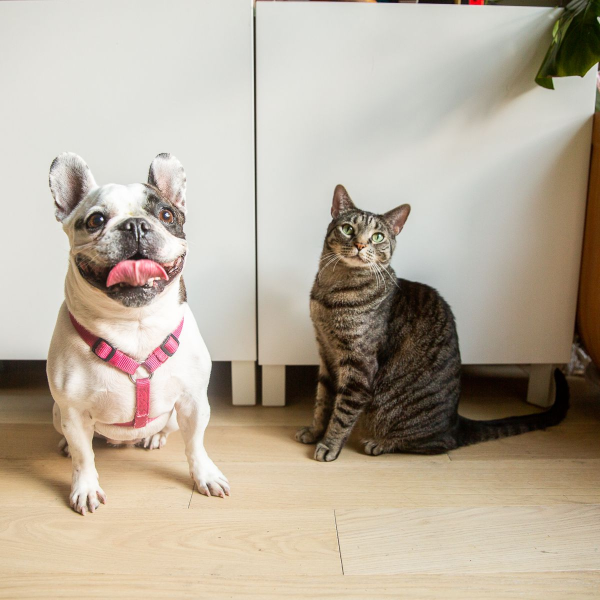
#> input picture Dog and Cat.jpg, 1200 x 1200 px (shown at 1/2 size)
$ python s7.py
#> lines starting #> are read from the running program, lines starting #| are printed output that depends on the picture
import cv2;
import numpy as np;

'''
NOTE: ROTATION STEPS
'''
# image = cv2.imread("Dog and Cat.jpg")
image = cv2.imread("Dog and Cat.jpg", cv2.IMREAD_GRAYSCALE)
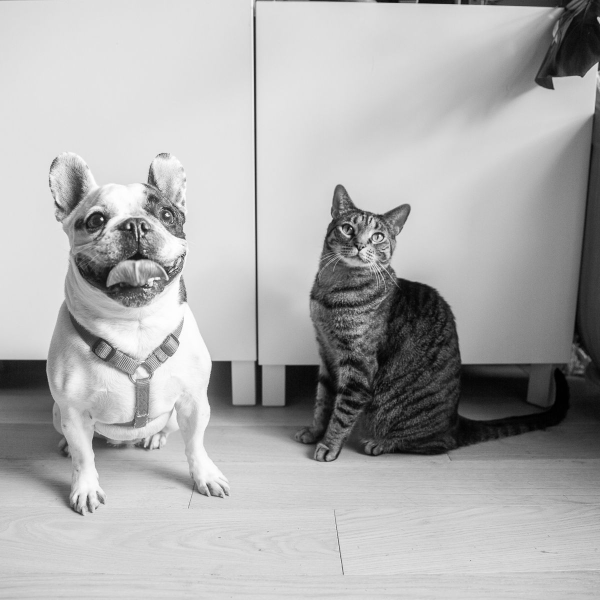
#> image: shape (1200, 1200) (shown at 1/2 size); min 0, max 255, mean 174.1

# dimension of the image
(h, w) = image.shape[:2] # no need for third channed
#> h = 1200; w = 1200

# centre of the image
center_x = w /2
#> center_x = 600
center_y = h/ 2
#> center_y = 600

center = (center_x, center_y)
#> center = (600, 600)
# rotation angels in degree
angel = 90
# the sacle (1.0 mean no scaling)
scale = 1.0   # 1.0 means don't make change on image˜

rotation_matrix = cv2.getRotationMatrix2D(center, 90, 1)  # FIRST; getting rotation matrix of the image
print(rotation_matrix)
#| [[ 6.12323400e-17  1.00000000e+00 -1.13686838e-13]
#|  [-1.00000000e+00  6.12323400e-17  1.20000000e+03]]

rotated_image = cv2.warpAffine(image, rotation_matrix, (w,h)) # apply any transformatino matrix on top of images
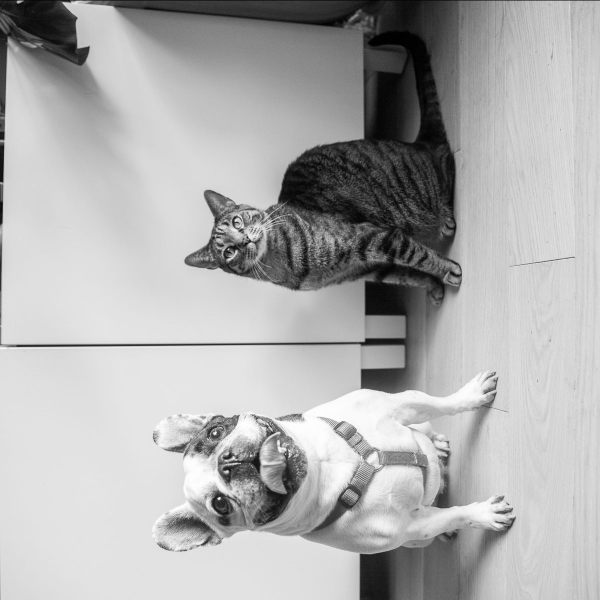
#> rotated_image: shape (1200, 1200) (shown at 1/2 size); min 0, max 255, mean 174

'''
NOTE: NOISE
Noise types:
1. Gaussain* 2. Salt and Pepper* 3. Possion noise 4. Speckle noise 5. Thermal noise
'''

# Gaussain noise in CV2 (add noises to the image)
# using random from numpy (there are other random moduls in python as well but we use numpy)

if image is None:
              print("ERRO! image is not availabe")

gaussain_noise = np.random.normal(0, 25, image.shape).astype('float32')   # mean, standard diviation, size


# cv2.imshow('frame', image + gaussain_noise)   it will work but it's not what we want from the image
noisy_image = cv2.add(image.astype('float32'),gaussain_noise)
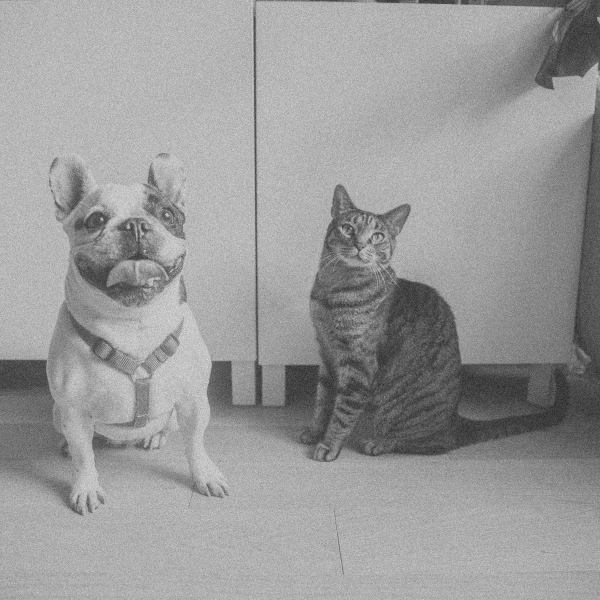
#> noisy_image: shape (1200, 1200) float32 (shown at 1/2 size); min -107.4, max 357.2, mean 174.2; drawn with min black and max white
noisy_image = np.clip(noisy_image,0,255).astype('uint8')  #
cv2.imshow('frame', noisy_image)
cv2.waitKey(0)
cv2.destroyAllWindows()

#  Impulsive Salt and Pepper Noise in CV2
def add_noise(img: np.asarray) -> np.asarray:
              row, col, = img.shape
#> row = 1200; col = 1200

              numer_of_pixel = np.random.randint(300,200000)
              # how much of my pixels in my image I want to change (lowerband,uppadband)
              # upper band cannot exceed the image size
              for i in range (numer_of_pixel):
                   y = np.random.randint(0, row-1)
                   x = np.random.randint(0,  col -1)
                   img[y,x] = 255


              numer_of_pixel = np.random.randint(300,200000)
              for i in range (numer_of_pixel):
                   y = np.random.randint(0,row - 1)
                   x = np.random.randint(0,  col - 1)

                   img[y, x] = 0
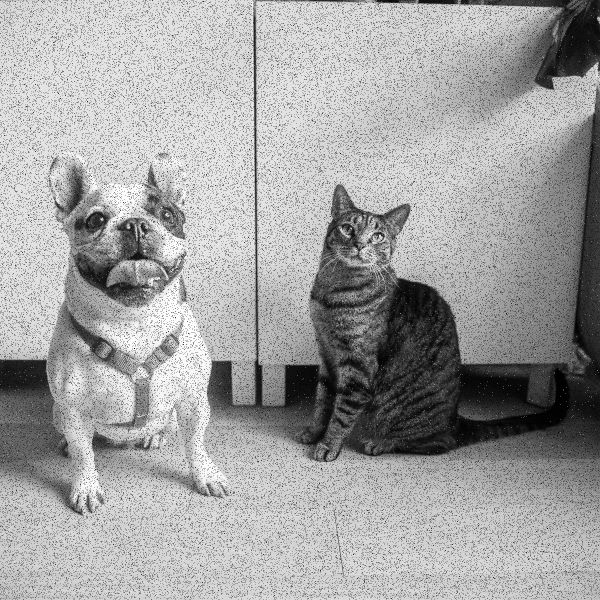
#> img: shape (1200, 1200) (shown at 1/2 size); min 0, max 255, mean 162
              return img

noisy_image = add_noise(image)
cv2.imshow('frame', noisy_image)
cv2.waitKey(0)
cv2.destroyAllWindows()

$ run again, with S4_Road_Sign.png saved as Dog and Cat.jpg
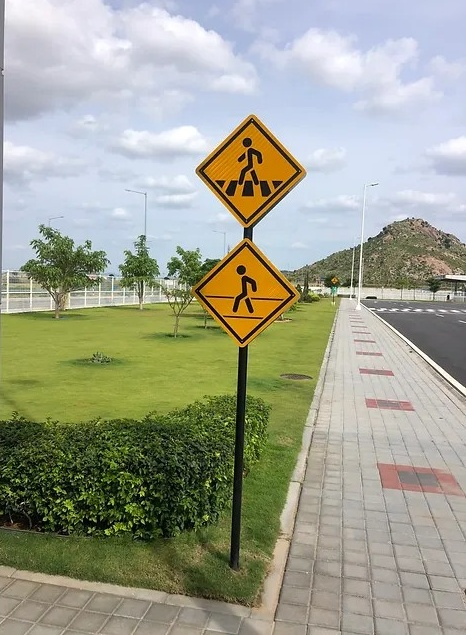
#> input picture S4_Road_Sign.png, 466 x 635 px
#| [[ 6.123234e-17  1.000000e+00 -8.450000e+01]
#|  [-1.000000e+00  6.123234e-17  5.505000e+02]]
#> after the loop in add_noise, `for i in range (numer_of_pixel):`:
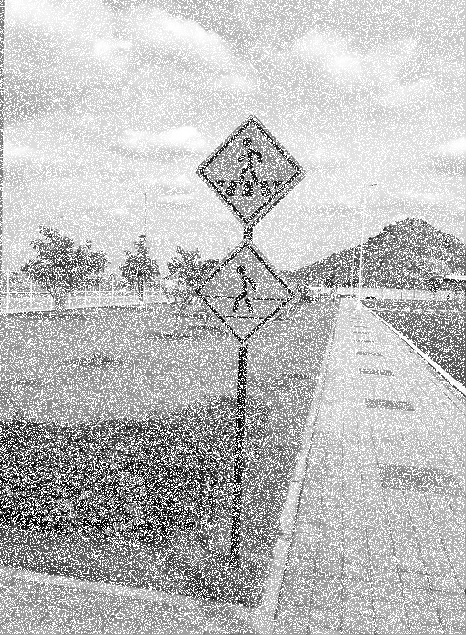
#> img: shape (635, 466); min 0, max 255, mean 188.3
#> after the loop in add_noise, `for i in range (numer_of_pixel):`:
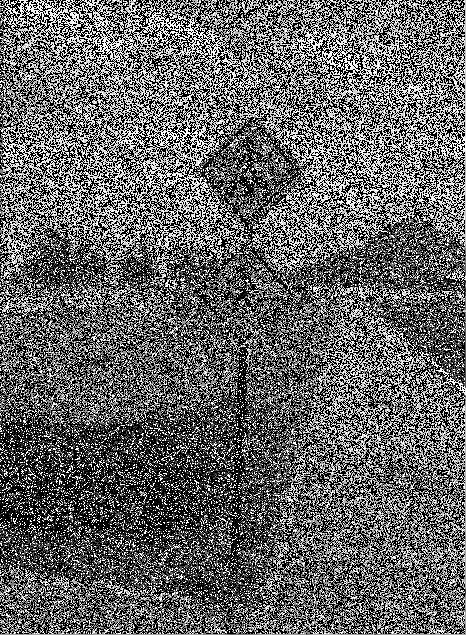
#> img: shape (635, 466); min 0, max 255, mean 102.6
